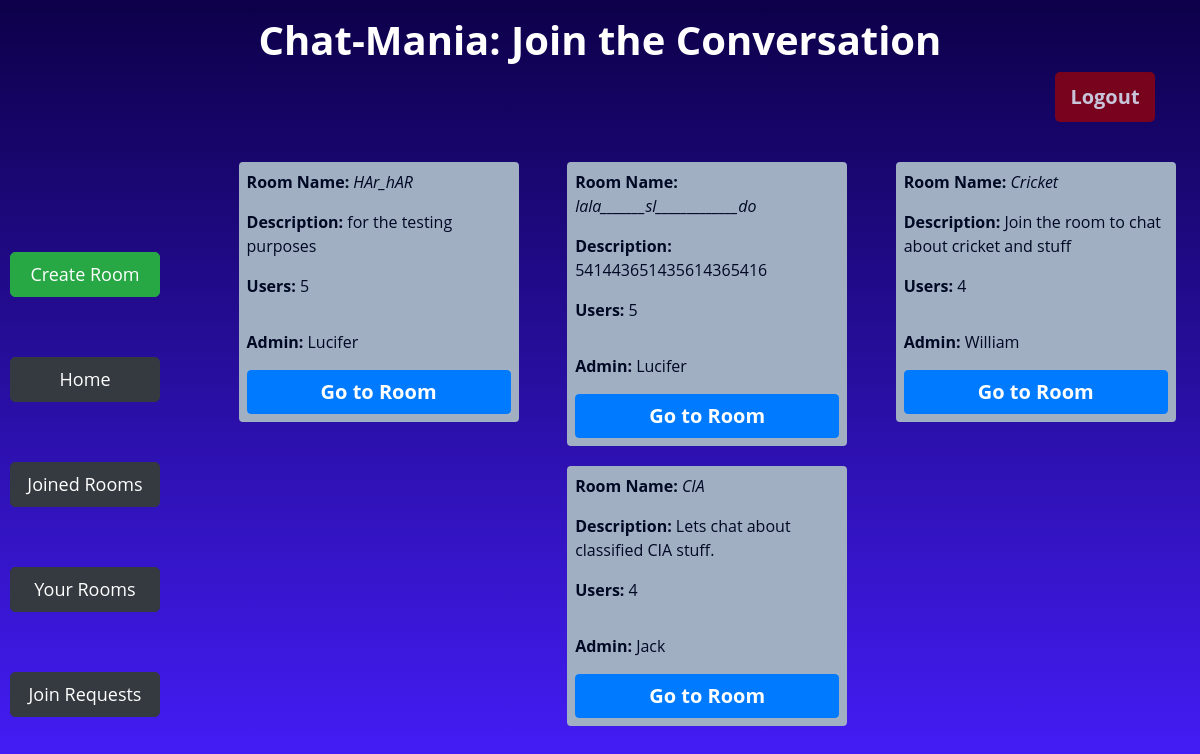
The page / (signed in) on the database its author committed.
### app/models.py (models this page shows)
class Room(models.Model):
    name = models.CharField(max_length=64,unique=True)
    description = models.CharField(max_length=256)
    admin = models.ForeignKey(User, on_delete=models.CASCADE, related_name="get_admin")
    numberUsers = models.IntegerField(default=1)
    def __str__(self):
        return f"{self.name} created by {self.admin.username}"

class User(AbstractUser):
    joinedRooms = models.IntegerField(default=0)
    createdRooms = models.IntegerField(default=0)
    def __str__(self):
        return f"{self.username}"

### app/views.py (the view)
# urls.py: path('', views.index, name='index'),
@login_required(login_url="login")
def index(request):
    rooms = Room.objects.all()
    print(rooms)
    join_requests = JoinRequests.objects.filter(user=request.user)
    x = [room.room for room in join_requests]
    print(x)
    user_rooms = UserRooms.objects.filter(user=request.user)
    y = [room.room for room in user_rooms]
    print(y)
    return render(request, 'app/index.html', {
        'rooms': rooms,
        'join_requests': join_requests,
        'x': x,
        'y': y,
    })

### app/templates/app/index.html (shortened to what this page needs)
{% extends 'app/layout.html' %}
{% block body %}
    <div class="container">
        <div class="row">
            <div class="col-md-12 mt-3">
                <h1 class="text-center" style="font-weight: 700;">Chat-Mania: Join the Conversation</h1>
                <form action="{% url 'logout' %}" method="post">
                 <input type="submit" id="logout-btn" class="btn btn-danger float-right" style="border: none;" value="Logout">
                </form>
             </div>
         </div>
    </div>
    <div class="d-flex flex-row">
    <div class="btn-Cont d-flex flex-column justify-content-around">
        <a id="lbtn" href="{% url 'create' %}" class="btn  btn-success">Create Room</a>
        <a id="lbtn" href="{% url 'index' %}" class="btn  btn-dark">Home</a>
        <a id="lbtn" href="{% url 'joined_rooms' %}" class="btn  btn-dark">Joined Rooms</a>
        <a id="lbtn" class="btn  btn-dark" href="{% url 'your_rooms' %}" >Your Rooms</a>
        <a id="lbtn" class="btn btn-dark" href="{% url 'join_requests' %}">Join Requests</a>
    </div>
     <div class="d-flex flex-row justify-content-around flex-wrap" id="room-cont">
        {% for room in rooms%}
        <div class="room p-1">
                <p><b>Room Name:</b> <i> {{room.name}} </i> </p>
                <p> <b>Description:</b> {{room.description}} </p>
                <p><b>Users:</b> {{room.numberUsers}} </p>
              <p class="pt-3 align-bottom"><b>Admin:</b> {{room.admin}} </p>
              {% if user != room.admin %}
                    {% if room in x %}
                        <button id="join-btn" class="btn btn-dark disable" disabled>Requested</button>
                    {% elif room in y %}
                        <a id="indBtn" href="{% url 'room' room.name %}" class="btn btn-primary">Go to Room</a>
                    {% else %}
                    <button id="join-btn" class="btn btn-dark" value="{{room.id}}">Join</button>
                    {% endif %}
              {% else %}
              <a id="indBtn" href="{% url 'room' room.name %}" class="btn btn-primary">Go to Room</a>
              {% endif %}
        </div>
        {% endfor %}
     </div>
    </div>
{% endblock %}

### app/static/app/style.css (style rules this page uses)
body { background: linear-gradient(to bottom, #0D0049 , #461EFF ); font-family: 'Open Sans', sans-serif; color: #fff; height: fit-content; min-height: 100vh; margin: 0; padding: 0; }
#logout-btn { background-color: #97030A; color: #fff; border-radius: 5px; width: 100px; height: 50px; font-size: 20px; font-weight: bold; opacity: 0.77; }
.btn-Cont { display: flex; margin-left: 10px; margin-top: 70px; width: 200px; height: 300px; }
#lbtn { width: 150px; height: 50px; font-size: 18px; font-weight: normal; border-radius: 5px; margin-top: 60px; padding: 8px; }
#room-cont { margin-left: 40px; flex-wrap: wrap; display: flex; width: 100%; margin-top: 30px; }
.room { padding-left: 18px; padding-right: 18px; padding-top: 10px; width: 280px; height: fit-content; margin: 10px; border-radius: 4px; border: 4px solid #A1AFC3; background-color: #A1AFC3; color: #000924; }
#indBtn { width: 100%; font-size: 20px; font-weight: bold; }

### rows shown on the page
Room: name "HAr_hAR", description "for the testing purposes", numberUsers "5", admin "Lucifer", shows "Go to Room"
Room: name "lala_______sl_____________do", description "541443651435614365416", numberUsers "5", admin "Lucifer", shows "Go to Room"
Room: name "Cricket", description "Join the room to chat about cricket and stuff", numberUsers "4", admin "William", shows "Go to Room"
Room: name "CIA", description "Lets chat about classified CIA stuff.", numberUsers "4", admin "Jack", shows "Go to Room"
